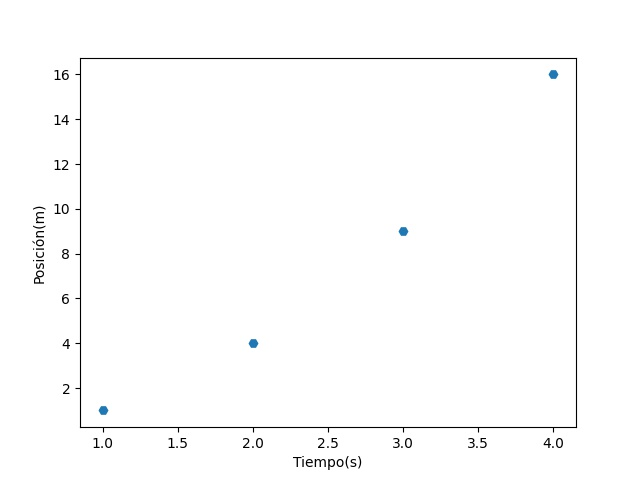

Here is the Python script that generated this plot:
import matplotlib.pyplot as plt
import math
# plot(valoresX, valoresY)
plt.plot([1, 2, 3, 4], [1, 4, 9, 16], 'H')
plt.ylabel('Posición(m)')
plt.xlabel('Tiempo(s)')
plt.savefig("test.jpg")

# vamos a graficar la funcion sin(2x) entre 0 y 4 pi

def funcion1(x):
    return math.sin(2*x)

# construimos array para las x
valsX = [] #iniciamos con un array vacio para las x
valsY = [] #iniciamos con un array vacio para las y
x = 0
while x <= 4*math.pi:
    valsX.append(x)
    valsY.append(funcion1(x))
    x = x + 0.1


plt.figure() #esto genera una figura nueva
plt.plot(valsX, valsY)
plt.ylabel('sin(2x)')
plt.xlabel('x')
plt.savefig("seno.jpg")

# Grafica con el numero de puntos preciso
# Grafica de 2e^(-x^2) entre -3 y 3. La grafica debe tener 1500 puntos
def f2(x):
    return 2*math.exp(-x**2)
    # return 2*math.exp(-math.pow(x,2))
    # return 2*math.pow(math.e, -math.pow(x,2))
valsX = []
valsY = []
N = 1500
x = -3
paso = (3 - (-3) )/(N-1)
n = 0
while n < N:
    valsX.append(x)
    valsY.append(f2(x))
    x = x + paso
    n = n + 1

plt.figure() #esto genera una figura nueva
plt.ylim([0,1]) #esto limita el rango de la grafica en y
plt.plot(valsX, valsY, 'o', markersize=2)
plt.ylabel('Campana')
plt.xlabel('x')
plt.savefig("Gauss.jpg")